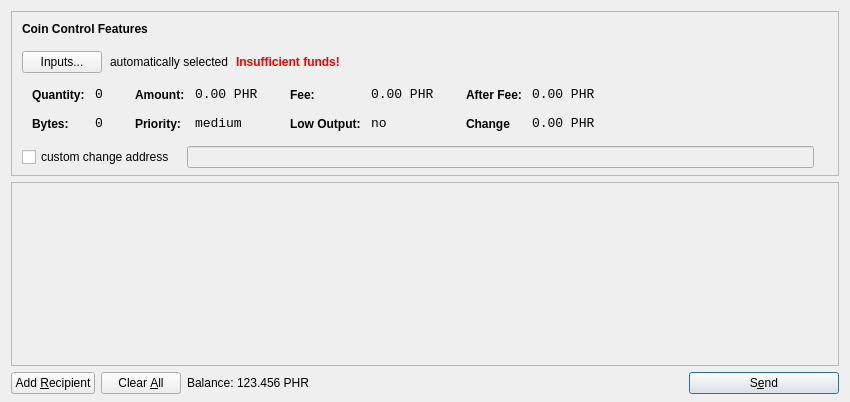
<?xml version="1.0" encoding="UTF-8"?>
<ui version="4.0">
 <class>SendCoinsDialog</class>
 <widget class="QDialog" name="SendCoinsDialog">
  <property name="geometry">
   <rect>
    <x>0</x>
    <y>0</y>
    <width>850</width>
    <height>402</height>
   </rect>
  </property>
  <property name="windowTitle">
   <string>Send Coins</string>
  </property>
  <layout class="QVBoxLayout" name="verticalLayout" stretch="0,1,0">
   <property name="bottomMargin">
    <number>8</number>
   </property>
   <item>
    <widget class="QFrame" name="frameCoinControl">
     <property name="sizePolicy">
      <sizepolicy hsizetype="Expanding" vsizetype="Expanding">
       <horstretch>0</horstretch>
       <verstretch>0</verstretch>
      </sizepolicy>
     </property>
     <property name="maximumSize">
      <size>
       <width>16777215</width>
       <height>16777215</height>
      </size>
     </property>
     <property name="frameShape">
      <enum>QFrame::StyledPanel</enum>
     </property>
     <property name="frameShadow">
      <enum>QFrame::Sunken</enum>
     </property>
     <layout class="QVBoxLayout" name="verticalLayoutCoinControl2">
      <property name="spacing">
       <number>6</number>
      </property>
      <property name="leftMargin">
       <number>0</number>
      </property>
      <property name="topMargin">
       <number>0</number>
      </property>
      <property name="rightMargin">
       <number>0</number>
      </property>
      <property name="bottomMargin">
       <number>6</number>
      </property>
      <item>
       <layout class="QVBoxLayout" name="verticalLayoutCoinControl" stretch="0,0,0,0,1">
        <property name="spacing">
         <number>0</number>
        </property>
        <property name="leftMargin">
         <number>10</number>
        </property>
        <property name="topMargin">
         <number>10</number>
        </property>
        <item>
         <layout class="QHBoxLayout" name="horizontalLayoutCoinControl1">
          <property name="bottomMargin">
           <number>15</number>
          </property>
          <item>
           <widget class="QLabel" name="labelCoinControlFeatures">
            <property name="sizePolicy">
             <sizepolicy hsizetype="Preferred" vsizetype="Maximum">
              <horstretch>0</horstretch>
              <verstretch>0</verstretch>
             </sizepolicy>
            </property>
            <property name="font">
             <font>
              <weight>75</weight>
              <bold>true</bold>
             </font>
            </property>
            <property name="styleSheet">
             <string notr="true">font-weight:bold;</string>
            </property>
            <property name="text">
             <string>Coin Control Features</string>
            </property>
           </widget>
          </item>
         </layout>
        </item>
        <item>
         <layout class="QHBoxLayout" name="horizontalLayoutCoinControl2" stretch="0,0,0,0">
          <property name="spacing">
           <number>8</number>
          </property>
          <property name="bottomMargin">
           <number>10</number>
          </property>
          <item>
           <widget class="QPushButton" name="pushButtonCoinControl">
            <property name="styleSheet">
             <string notr="true"/>
            </property>
            <property name="text">
             <string>Inputs...</string>
            </property>
           </widget>
          </item>
          <item>
           <widget class="QLabel" name="labelCoinControlAutomaticallySelected">
            <property name="text">
             <string>automatically selected</string>
            </property>
            <property name="margin">
             <number>5</number>
            </property>
           </widget>
          </item>
          <item>
           <widget class="QLabel" name="labelCoinControlInsuffFunds">
            <property name="font">
             <font>
              <weight>75</weight>
              <bold>true</bold>
             </font>
            </property>
            <property name="styleSheet">
             <string notr="true">color:red;font-weight:bold;</string>
            </property>
            <property name="text">
             <string>Insufficient funds!</string>
            </property>
            <property name="margin">
             <number>5</number>
            </property>
           </widget>
          </item>
          <item>
           <spacer name="horizontalSpacerCoinControl">
            <property name="orientation">
             <enum>Qt::Horizontal</enum>
            </property>
            <property name="sizeHint" stdset="0">
             <size>
              <width>40</width>
              <height>1</height>
             </size>
            </property>
           </spacer>
          </item>
         </layout>
        </item>
        <item>
         <widget class="QWidget" name="widgetCoinControl" native="true">
          <property name="sizePolicy">
           <sizepolicy hsizetype="Preferred" vsizetype="Preferred">
            <horstretch>0</horstretch>
            <verstretch>0</verstretch>
           </sizepolicy>
          </property>
          <property name="minimumSize">
           <size>
            <width>0</width>
            <height>0</height>
           </size>
          </property>
          <property name="styleSheet">
           <string notr="true"/>
          </property>
          <layout class="QHBoxLayout" name="horizontalLayoutCoinControl5">
           <property name="leftMargin">
            <number>0</number>
           </property>
           <property name="topMargin">
            <number>0</number>
           </property>
           <property name="rightMargin">
            <number>0</number>
           </property>
           <property name="bottomMargin">
            <number>0</number>
           </property>
           <item>
            <layout class="QHBoxLayout" name="horizontalLayoutCoinControl3" stretch="0,0,0,1">
             <property name="spacing">
              <number>20</number>
             </property>
             <property name="topMargin">
              <number>0</number>
             </property>
             <property name="bottomMargin">
              <number>10</number>
             </property>
             <item>
              <layout class="QFormLayout" name="formLayoutCoinControl1">
               <property name="horizontalSpacing">
                <number>10</number>
               </property>
               <property name="verticalSpacing">
                <number>14</number>
               </property>
               <property name="leftMargin">
                <number>10</number>
               </property>
               <property name="topMargin">
                <number>4</number>
               </property>
               <property name="rightMargin">
                <number>6</number>
               </property>
               <item row="0" column="0">
                <widget class="QLabel" name="labelCoinControlQuantityText">
                 <property name="styleSheet">
                  <string notr="true">font-weight:bold;</string>
                 </property>
                 <property name="text">
                  <string>Quantity:</string>
                 </property>
                 <property name="margin">
                  <number>0</number>
                 </property>
                </widget>
               </item>
               <item row="0" column="1">
                <widget class="QLabel" name="labelCoinControlQuantity">
                 <property name="font">
                  <font>
                   <family>Monospace</family>
                   <pointsize>10</pointsize>
                  </font>
                 </property>
                 <property name="cursor">
                  <cursorShape>IBeamCursor</cursorShape>
                 </property>
                 <property name="contextMenuPolicy">
                  <enum>Qt::ActionsContextMenu</enum>
                 </property>
                 <property name="text">
                  <string>0</string>
                 </property>
                 <property name="margin">
                  <number>0</number>
                 </property>
                 <property name="textInteractionFlags">
                  <set>Qt::LinksAccessibleByMouse|Qt::TextSelectableByKeyboard|Qt::TextSelectableByMouse</set>
                 </property>
                </widget>
               </item>
               <item row="1" column="0">
                <widget class="QLabel" name="labelCoinControlBytesText">
                 <property name="styleSheet">
                  <string notr="true">font-weight:bold;</string>
                 </property>
                 <property name="text">
                  <string>Bytes:</string>
                 </property>
                </widget>
               </item>
               <item row="1" column="1">
                <widget class="QLabel" name="labelCoinControlBytes">
                 <property name="font">
                  <font>
                   <family>Monospace</family>
                   <pointsize>10</pointsize>
                  </font>
                 </property>
                 <property name="cursor">
                  <cursorShape>IBeamCursor</cursorShape>
                 </property>
                 <property name="contextMenuPolicy">
                  <enum>Qt::ActionsContextMenu</enum>
                 </property>
                 <property name="text">
                  <string>0</string>
                 </property>
                 <property name="textInteractionFlags">
                  <set>Qt::LinksAccessibleByMouse|Qt::TextSelectableByKeyboard|Qt::TextSelectableByMouse</set>
                 </property>
                </widget>
               </item>
              </layout>
             </item>
             <item>
              <layout class="QFormLayout" name="formLayoutCoinControl2">
               <property name="horizontalSpacing">
                <number>10</number>
               </property>
               <property name="verticalSpacing">
                <number>14</number>
               </property>
               <property name="leftMargin">
                <number>6</number>
               </property>
               <property name="topMargin">
                <number>4</number>
               </property>
               <property name="rightMargin">
                <number>6</number>
               </property>
               <item row="0" column="0">
                <widget class="QLabel" name="labelCoinControlAmountText">
                 <property name="styleSheet">
                  <string notr="true">font-weight:bold;</string>
                 </property>
                 <property name="text">
                  <string>Amount:</string>
                 </property>
                 <property name="margin">
                  <number>0</number>
                 </property>
                </widget>
               </item>
               <item row="0" column="1">
                <widget class="QLabel" name="labelCoinControlAmount">
                 <property name="font">
                  <font>
                   <family>Monospace</family>
                   <pointsize>10</pointsize>
                  </font>
                 </property>
                 <property name="cursor">
                  <cursorShape>IBeamCursor</cursorShape>
                 </property>
                 <property name="contextMenuPolicy">
                  <enum>Qt::ActionsContextMenu</enum>
                 </property>
                 <property name="text">
                  <string>0.00 PHR</string>
                 </property>
                 <property name="textInteractionFlags">
                  <set>Qt::LinksAccessibleByMouse|Qt::TextSelectableByKeyboard|Qt::TextSelectableByMouse</set>
                 </property>
                </widget>
               </item>
               <item row="1" column="0">
                <widget class="QLabel" name="labelCoinControlPriorityText">
                 <property name="styleSheet">
                  <string notr="true">font-weight:bold;</string>
                 </property>
                 <property name="text">
                  <string>Priority:</string>
                 </property>
                </widget>
               </item>
               <item row="1" column="1">
                <widget class="QLabel" name="labelCoinControlPriority">
                 <property name="font">
                  <font>
                   <family>Monospace</family>
                   <pointsize>10</pointsize>
                  </font>
                 </property>
                 <property name="cursor">
                  <cursorShape>IBeamCursor</cursorShape>
                 </property>
                 <property name="contextMenuPolicy">
                  <enum>Qt::ActionsContextMenu</enum>
                 </property>
                 <property name="text">
                  <string>medium</string>
                 </property>
                 <property name="textInteractionFlags">
                  <set>Qt::LinksAccessibleByMouse|Qt::TextSelectableByKeyboard|Qt::TextSelectableByMouse</set>
                 </property>
                </widget>
               </item>
              </layout>
             </item>
             <item>
              <layout class="QFormLayout" name="formLayoutCoinControl3">
               <property name="horizontalSpacing">
                <number>10</number>
               </property>
               <property name="verticalSpacing">
                <number>14</number>
               </property>
               <property name="leftMargin">
                <number>6</number>
               </property>
               <property name="topMargin">
                <number>4</number>
               </property>
               <property name="rightMargin">
                <number>6</number>
               </property>
               <item row="0" column="0">
                <widget class="QLabel" name="labelCoinControlFeeText">
                 <property name="styleSheet">
                  <string notr="true">font-weight:bold;</string>
                 </property>
                 <property name="text">
                  <string>Fee:</string>
                 </property>
                 <property name="margin">
                  <number>0</number>
                 </property>
                </widget>
               </item>
               <item row="0" column="1">
                <widget class="QLabel" name="labelCoinControlFee">
                 <property name="font">
                  <font>
                   <family>Monospace</family>
                   <pointsize>10</pointsize>
                  </font>
                 </property>
                 <property name="cursor">
                  <cursorShape>IBeamCursor</cursorShape>
                 </property>
                 <property name="contextMenuPolicy">
                  <enum>Qt::ActionsContextMenu</enum>
                 </property>
                 <property name="text">
                  <string>0.00 PHR</string>
                 </property>
                 <property name="textInteractionFlags">
                  <set>Qt::LinksAccessibleByMouse|Qt::TextSelectableByKeyboard|Qt::TextSelectableByMouse</set>
                 </property>
                </widget>
               </item>
               <item row="1" column="0">
                <widget class="QLabel" name="labelCoinControlLowOutputText">
                 <property name="styleSheet">
                  <string notr="true">font-weight:bold;</string>
                 </property>
                 <property name="text">
                  <string>Low Output:</string>
                 </property>
                </widget>
               </item>
               <item row="1" column="1">
                <widget class="QLabel" name="labelCoinControlLowOutput">
                 <property name="font">
                  <font>
                   <family>Monospace</family>
                   <pointsize>10</pointsize>
                  </font>
                 </property>
                 <property name="cursor">
                  <cursorShape>IBeamCursor</cursorShape>
                 </property>
                 <property name="contextMenuPolicy">
                  <enum>Qt::ActionsContextMenu</enum>
                 </property>
                 <property name="text">
                  <string>no</string>
                 </property>
                 <property name="textInteractionFlags">
                  <set>Qt::LinksAccessibleByMouse|Qt::TextSelectableByKeyboard|Qt::TextSelectableByMouse</set>
                 </property>
                </widget>
               </item>
              </layout>
             </item>
             <item>
              <layout class="QFormLayout" name="formLayoutCoinControl4">
               <property name="horizontalSpacing">
                <number>10</number>
               </property>
               <property name="verticalSpacing">
                <number>14</number>
               </property>
               <property name="leftMargin">
                <number>6</number>
               </property>
               <property name="topMargin">
                <number>4</number>
               </property>
               <property name="rightMargin">
                <number>6</number>
               </property>
               <item row="0" column="0">
                <widget class="QLabel" name="labelCoinControlAfterFeeText">
                 <property name="styleSheet">
                  <string notr="true">font-weight:bold;</string>
                 </property>
                 <property name="text">
                  <string>After Fee:</string>
                 </property>
                 <property name="margin">
                  <number>0</number>
                 </property>
                </widget>
               </item>
               <item row="0" column="1">
                <widget class="QLabel" name="labelCoinControlAfterFee">
                 <property name="font">
                  <font>
                   <family>Monospace</family>
                   <pointsize>10</pointsize>
                  </font>
                 </property>
                 <property name="cursor">
                  <cursorShape>IBeamCursor</cursorShape>
                 </property>
                 <property name="contextMenuPolicy">
                  <enum>Qt::ActionsContextMenu</enum>
                 </property>
                 <property name="text">
                  <string>0.00 PHR</string>
                 </property>
                 <property name="textInteractionFlags">
                  <set>Qt::LinksAccessibleByMouse|Qt::TextSelectableByKeyboard|Qt::TextSelectableByMouse</set>
                 </property>
                </widget>
               </item>
               <item row="1" column="0">
                <widget class="QLabel" name="labelCoinControlChangeText">
                 <property name="styleSheet">
                  <string notr="true">font-weight:bold;</string>
                 </property>
                 <property name="text">
                  <string>Change</string>
                 </property>
                </widget>
               </item>
               <item row="1" column="1">
                <widget class="QLabel" name="labelCoinControlChange">
                 <property name="font">
                  <font>
                   <family>Monospace</family>
                   <pointsize>10</pointsize>
                  </font>
                 </property>
                 <property name="cursor">
                  <cursorShape>IBeamCursor</cursorShape>
                 </property>
                 <property name="contextMenuPolicy">
                  <enum>Qt::ActionsContextMenu</enum>
                 </property>
                 <property name="text">
                  <string>0.00 PHR</string>
                 </property>
                 <property name="textInteractionFlags">
                  <set>Qt::LinksAccessibleByMouse|Qt::TextSelectableByKeyboard|Qt::TextSelectableByMouse</set>
                 </property>
                </widget>
               </item>
              </layout>
             </item>
            </layout>
           </item>
          </layout>
         </widget>
        </item>
        <item>
         <layout class="QHBoxLayout" name="horizontalLayoutCoinControl4" stretch="0,0,0">
          <property name="spacing">
           <number>12</number>
          </property>
          <property name="sizeConstraint">
           <enum>QLayout::SetDefaultConstraint</enum>
          </property>
          <property name="topMargin">
           <number>5</number>
          </property>
          <property name="rightMargin">
           <number>5</number>
          </property>
          <item>
           <widget class="QCheckBox" name="checkBoxCoinControlChange">
            <property name="text">
             <string>custom change address</string>
            </property>
           </widget>
          </item>
          <item>
           <widget class="QLineEdit" name="lineEditCoinControlChange">
            <property name="enabled">
             <bool>false</bool>
            </property>
            <property name="sizePolicy">
             <sizepolicy hsizetype="Expanding" vsizetype="Fixed">
              <horstretch>0</horstretch>
              <verstretch>0</verstretch>
             </sizepolicy>
            </property>
           </widget>
          </item>
          <item>
           <widget class="QLabel" name="labelCoinControlChangeLabel">
            <property name="sizePolicy">
             <sizepolicy hsizetype="Preferred" vsizetype="Expanding">
              <horstretch>0</horstretch>
              <verstretch>0</verstretch>
             </sizepolicy>
            </property>
            <property name="minimumSize">
             <size>
              <width>0</width>
              <height>0</height>
             </size>
            </property>
            <property name="text">
             <string/>
            </property>
            <property name="margin">
             <number>3</number>
            </property>
           </widget>
          </item>
         </layout>
        </item>
        <item>
         <spacer name="verticalSpacerCoinControl">
          <property name="orientation">
           <enum>Qt::Vertical</enum>
          </property>
          <property name="sizeHint" stdset="0">
           <size>
            <width>800</width>
            <height>1</height>
           </size>
          </property>
         </spacer>
        </item>
       </layout>
      </item>
     </layout>
    </widget>
   </item>
   <item>
    <widget class="QScrollArea" name="scrollArea">
     <property name="widgetResizable">
      <bool>true</bool>
     </property>
     <widget class="QWidget" name="scrollAreaWidgetContents">
      <property name="geometry">
       <rect>
        <x>0</x>
        <y>0</y>
        <width>830</width>
        <height>174</height>
       </rect>
      </property>
      <layout class="QVBoxLayout" name="verticalLayout_2">
       <property name="leftMargin">
        <number>0</number>
       </property>
       <property name="topMargin">
        <number>0</number>
       </property>
       <property name="rightMargin">
        <number>0</number>
       </property>
       <property name="bottomMargin">
        <number>0</number>
       </property>
       <item>
        <layout class="QVBoxLayout" name="entries">
         <property name="spacing">
          <number>6</number>
         </property>
        </layout>
       </item>
       <item>
        <spacer name="verticalSpacer">
         <property name="orientation">
          <enum>Qt::Vertical</enum>
         </property>
         <property name="sizeHint" stdset="0">
          <size>
           <width>20</width>
           <height>40</height>
          </size>
         </property>
        </spacer>
       </item>
      </layout>
     </widget>
    </widget>
   </item>
   <item>
    <layout class="QHBoxLayout" name="horizontalLayout">
     <item>
      <widget class="QPushButton" name="addButton">
       <property name="toolTip">
        <string>Send to multiple recipients at once</string>
       </property>
       <property name="text">
        <string>Add &amp;Recipient</string>
       </property>
       <property name="icon">
        <iconset resource="../bitcoin.qrc">
         <normaloff>:/icons/add</normaloff>:/icons/add</iconset>
       </property>
       <property name="autoDefault">
        <bool>false</bool>
       </property>
      </widget>
     </item>
     <item>
      <widget class="QPushButton" name="clearButton">
       <property name="sizePolicy">
        <sizepolicy hsizetype="Minimum" vsizetype="Fixed">
         <horstretch>0</horstretch>
         <verstretch>0</verstretch>
        </sizepolicy>
       </property>
       <property name="toolTip">
        <string>Remove all transaction fields</string>
       </property>
       <property name="text">
        <string>Clear &amp;All</string>
       </property>
       <property name="icon">
        <iconset resource="../bitcoin.qrc">
         <normaloff>:/icons/remove</normaloff>:/icons/remove</iconset>
       </property>
       <property name="autoRepeatDelay">
        <number>300</number>
       </property>
       <property name="autoDefault">
        <bool>false</bool>
       </property>
      </widget>
     </item>
     <item>
      <layout class="QHBoxLayout" name="horizontalLayout_2">
       <property name="spacing">
        <number>3</number>
       </property>
       <item>
        <widget class="QLabel" name="label">
         <property name="sizePolicy">
          <sizepolicy hsizetype="Preferred" vsizetype="Fixed">
           <horstretch>0</horstretch>
           <verstretch>0</verstretch>
          </sizepolicy>
         </property>
         <property name="text">
          <string>Balance:</string>
         </property>
        </widget>
       </item>
       <item>
        <widget class="QLabel" name="labelBalance">
         <property name="sizePolicy">
          <sizepolicy hsizetype="Preferred" vsizetype="Fixed">
           <horstretch>0</horstretch>
           <verstretch>0</verstretch>
          </sizepolicy>
         </property>
         <property name="cursor">
          <cursorShape>IBeamCursor</cursorShape>
         </property>
         <property name="text">
          <string>123.456 PHR</string>
         </property>
         <property name="textInteractionFlags">
          <set>Qt::LinksAccessibleByMouse|Qt::TextSelectableByKeyboard|Qt::TextSelectableByMouse</set>
         </property>
        </widget>
       </item>
      </layout>
     </item>
     <item>
      <spacer name="horizontalSpacer">
       <property name="orientation">
        <enum>Qt::Horizontal</enum>
       </property>
       <property name="sizeHint" stdset="0">
        <size>
         <width>40</width>
         <height>20</height>
        </size>
       </property>
      </spacer>
     </item>
     <item>
      <widget class="QPushButton" name="sendButton">
       <property name="minimumSize">
        <size>
         <width>150</width>
         <height>0</height>
        </size>
       </property>
       <property name="toolTip">
        <string>Confirm the send action</string>
       </property>
       <property name="text">
        <string>S&amp;end</string>
       </property>
       <property name="icon">
        <iconset resource="../bitcoin.qrc">
         <normaloff>:/icons/send</normaloff>:/icons/send</iconset>
       </property>
       <property name="default">
        <bool>true</bool>
       </property>
      </widget>
     </item>
    </layout>
   </item>
  </layout>
 </widget>
 <resources>
  <include location="../bitcoin.qrc"/>
 </resources>
 <connections/>
</ui>
